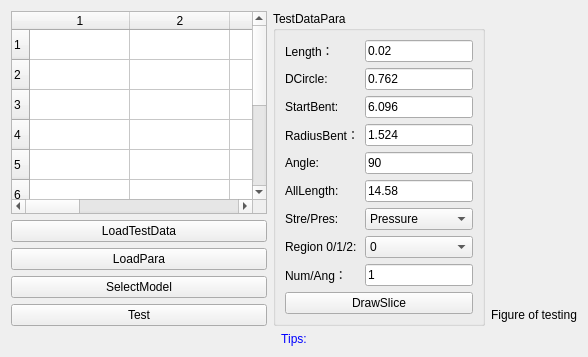
      <widget class="QWidget" name="tab">
       <attribute name="title">
        <string>Test</string>
       </attribute>
       <layout class="QGridLayout" name="gridLayout_10">
        <item row="3" column="0">
         <widget class="QPushButton" name="SelectM">
          <property name="text">
           <string>SelectModel</string>
          </property>
         </widget>
        </item>
        <item row="0" column="0">
         <widget class="QTableWidget" name="ParaTable">
          <property name="sizePolicy">
           <sizepolicy hsizetype="Minimum" vsizetype="Preferred">
            <horstretch>0</horstretch>
            <verstretch>0</verstretch>
           </sizepolicy>
          </property>
          <row>
           <property name="text">
            <string>1</string>
           </property>
          </row>
          <row>
           <property name="text">
            <string>2</string>
           </property>
          </row>
          <row>
           <property name="text">
            <string>3</string>
           </property>
          </row>
          <row>
           <property name="text">
            <string>4</string>
           </property>
          </row>
          <row>
           <property name="text">
            <string>5</string>
           </property>
          </row>
          <row>
           <property name="text">
            <string>6</string>
           </property>
          </row>
          <row>
           <property name="text">
            <string>7</string>
           </property>
          </row>
          <row>
           <property name="text">
            <string>8</string>
           </property>
          </row>
          <row>
           <property name="text">
            <string>9</string>
           </property>
          </row>
          <row>
           <property name="text">
            <string>10</string>
           </property>
          </row>
          <column>
           <property name="text">
            <string>1</string>
           </property>
          </column>
          <column>
           <property name="text">
            <string>2</string>
           </property>
          </column>
          <column>
           <property name="text">
            <string>3</string>
           </property>
          </column>
          <column>
           <property name="text">
            <string>4</string>
           </property>
          </column>
          <column>
           <property name="text">
            <string>5</string>
           </property>
          </column>
          <column>
           <property name="text">
            <string>6</string>
           </property>
          </column>
          <column>
           <property name="text">
            <string>7</string>
           </property>
          </column>
          <column>
           <property name="text">
            <string>8</string>
           </property>
          </column>
         </widget>
        </item>
        <item row="4" column="2">
         <widget class="QLabel" name="label_33">
          <property name="text">
           <string>Figure of testing</string>
          </property>
          <property name="alignment">
           <set>Qt::AlignCenter</set>
          </property>
         </widget>
        </item>
        <item row="4" column="0">
         <widget class="QPushButton" name="Test">
          <property name="text">
           <string>Test</string>
          </property>
         </widget>
        </item>
        <item row="6" column="0" colspan="3">
         <widget class="QLabel" name="Results4">
          <property name="sizePolicy">
           <sizepolicy hsizetype="Expanding" vsizetype="Fixed">
            <horstretch>0</horstretch>
            <verstretch>0</verstretch>
           </sizepolicy>
          </property>
          <property name="palette">
           <palette>
            <active>
             <colorrole role="WindowText">
              <brush brushstyle="SolidPattern">
               <color alpha="255">
                <red>0</red>
                <green>0</green>
                <blue>255</blue>
               </color>
              </brush>
             </colorrole>
            </active>
            <inactive>
             <colorrole role="WindowText">
              <brush brushstyle="SolidPattern">
               <color alpha="255">
                <red>0</red>
                <green>0</green>
                <blue>255</blue>
               </color>
              </brush>
             </colorrole>
            </inactive>
            <disabled>
             <colorrole role="WindowText">
              <brush brushstyle="SolidPattern">
               <color alpha="255">
                <red>120</red>
                <green>120</green>
                <blue>120</blue>
               </color>
              </brush>
             </colorrole>
            </disabled>
           </palette>
          </property>
          <property name="text">
           <string>Tips:</string>
          </property>
          <property name="alignment">
           <set>Qt::AlignCenter</set>
          </property>
         </widget>
        </item>
        <item row="1" column="0">
         <widget class="QPushButton" name="LoadTestData">
          <property name="text">
           <string>LoadTestData</string>
          </property>
         </widget>
        </item>
        <item row="2" column="0">
         <widget class="QPushButton" name="LoadParaBtn">
          <property name="text">
           <string>LoadPara</string>
          </property>
         </widget>
        </item>
        <item row="0" column="1" rowspan="5">
         <widget class="QGroupBox" name="groupBox_2">
          <property name="title">
           <string>TestDataPara</string>
          </property>
          <layout class="QGridLayout" name="gridLayout_15">
           <item row="0" column="0">
            <layout class="QGridLayout" name="gridLayout_14">
             <item row="7" column="0">
              <widget class="QLabel" name="label_42">
               <property name="sizePolicy">
                <sizepolicy hsizetype="Preferred" vsizetype="Expanding">
                 <horstretch>0</horstretch>
                 <verstretch>0</verstretch>
                </sizepolicy>
               </property>
               <property name="text">
                <string>Region 0/1/2:</string>
               </property>
              </widget>
             </item>
             <item row="7" column="1">
              <widget class="QComboBox" name="Region_t">
               <item>
                <property name="text">
                 <string>0</string>
                </property>
               </item>
               <item>
                <property name="text">
                 <string>1</string>
                </property>
               </item>
               <item>
                <property name="text">
                 <string>2</string>
                </property>
               </item>
              </widget>
             </item>
             <item row="8" column="1">
              <widget class="QLineEdit" name="Number_t">
               <property name="sizePolicy">
                <sizepolicy hsizetype="Preferred" vsizetype="Fixed">
                 <horstretch>0</horstretch>
                 <verstretch>0</verstretch>
                </sizepolicy>
               </property>
               <property name="text">
                <string>1</string>
               </property>
              </widget>
             </item>
             <item row="2" column="1">
              <widget class="QLineEdit" name="StartBent_t">
               <property name="sizePolicy">
                <sizepolicy hsizetype="Preferred" vsizetype="Fixed">
                 <horstretch>0</horstretch>
                 <verstretch>0</verstretch>
                </sizepolicy>
               </property>
               <property name="text">
                <string>6.096</string>
               </property>
              </widget>
             </item>
             <item row="5" column="1">
              <widget class="QLineEdit" name="AllLength_t">
               <property name="sizePolicy">
                <sizepolicy hsizetype="Preferred" vsizetype="Fixed">
                 <horstretch>0</horstretch>
                 <verstretch>0</verstretch>
                </sizepolicy>
               </property>
               <property name="text">
                <string>14.58</string>
               </property>
              </widget>
             </item>
             <item row="5" column="0">
              <widget class="QLabel" name="label_40">
               <property name="sizePolicy">
                <sizepolicy hsizetype="Preferred" vsizetype="Expanding">
                 <horstretch>0</horstretch>
                 <verstretch>0</verstretch>
                </sizepolicy>
               </property>
               <property name="text">
                <string>AllLength:</string>
               </property>
              </widget>
             </item>
             <item row="3" column="0">
              <widget class="QLabel" name="label_51">
               <property name="sizePolicy">
                <sizepolicy hsizetype="Preferred" vsizetype="Expanding">
                 <horstretch>0</horstretch>
                 <verstretch>0</verstretch>
                </sizepolicy>
               </property>
               <property name="text">
                <string>RadiusBent：</string>
               </property>
              </widget>
             </item>
             <item row="2" column="0">
              <widget class="QLabel" name="label_50">
               <property name="sizePolicy">
                <sizepolicy hsizetype="Preferred" vsizetype="Expanding">
                 <horstretch>0</horstretch>
                 <verstretch>0</verstretch>
                </sizepolicy>
               </property>
               <property name="text">
                <string>StartBent:</string>
               </property>
              </widget>
             </item>
             <item row="3" column="1">
              <widget class="QLineEdit" name="RadiusBent_t">
               <property name="sizePolicy">
                <sizepolicy hsizetype="Preferred" vsizetype="Fixed">
                 <horstretch>0</horstretch>
                 <verstretch>0</verstretch>
                </sizepolicy>
               </property>
               <property name="text">
                <string>1.524</string>
               </property>
              </widget>
             </item>
             <item row="4" column="1">
              <widget class="QLineEdit" name="Angle_t">
               <property name="sizePolicy">
                <sizepolicy hsizetype="Preferred" vsizetype="Fixed">
                 <horstretch>0</horstretch>
                 <verstretch>0</verstretch>
                </sizepolicy>
               </property>
               <property name="text">
                <string>90</string>
               </property>
              </widget>
             </item>
             <item row="1" column="0">
              <widget class="QLabel" name="label_49">
               <property name="sizePolicy">
                <sizepolicy hsizetype="Preferred" vsizetype="Expanding">
                 <horstretch>0</horstretch>
                 <verstretch>0</verstretch>
                </sizepolicy>
               </property>
               <property name="text">
                <string>DCircle:</string>
               </property>
              </widget>
             </item>
             <item row="0" column="1">
              <widget class="QLineEdit" name="Length_t">
               <property name="sizePolicy">
                <sizepolicy hsizetype="Preferred" vsizetype="Fixed">
                 <horstretch>0</horstretch>
                 <verstretch>0</verstretch>
                </sizepolicy>
               </property>
               <property name="text">
                <string>0.02</string>
               </property>
              </widget>
             </item>
             <item row="6" column="0">
              <widget class="QLabel" name="label_41">
               <property name="sizePolicy">
                <sizepolicy hsizetype="Preferred" vsizetype="Expanding">
                 <horstretch>0</horstretch>
                 <verstretch>0</verstretch>
                </sizepolicy>
               </property>
               <property name="text">
                <string>Stre/Pres:</string>
               </property>
              </widget>
             </item>
             <item row="0" column="0">
              <widget class="QLabel" name="label_39">
               <property name="sizePolicy">
                <sizepolicy hsizetype="Preferred" vsizetype="Expanding">
                 <horstretch>0</horstretch>
                 <verstretch>0</verstretch>
                </sizepolicy>
               </property>
               <property name="text">
                <string>Length：</string>
               </property>
              </widget>
             </item>
             <item row="6" column="1">
              <widget class="QComboBox" name="StrePres_t">
               <item>
                <property name="text">
                 <string>Pressure</string>
                </property>
               </item>
               <item>
                <property name="text">
                 <string>Stress</string>
                </property>
               </item>
              </widget>
             </item>
             <item row="4" column="0">
              <widget class="QLabel" name="label_52">
               <property name="sizePolicy">
                <sizepolicy hsizetype="Preferred" vsizetype="Expanding">
                 <horstretch>0</horstretch>
                 <verstretch>0</verstretch>
                </sizepolicy>
               </property>
               <property name="text">
                <string>Angle:</string>
               </property>
              </widget>
             </item>
             <item row="1" column="1">
              <widget class="QLineEdit" name="DCircle_t">
               <property name="sizePolicy">
                <sizepolicy hsizetype="Preferred" vsizetype="Fixed">
                 <horstretch>0</horstretch>
                 <verstretch>0</verstretch>
                </sizepolicy>
               </property>
               <property name="text">
                <string>0.762</string>
               </property>
              </widget>
             </item>
             <item row="8" column="0">
              <widget class="QLabel" name="label_43">
               <property name="sizePolicy">
                <sizepolicy hsizetype="Preferred" vsizetype="Expanding">
                 <horstretch>0</horstretch>
                 <verstretch>0</verstretch>
                </sizepolicy>
               </property>
               <property name="text">
                <string>Num/Ang：</string>
               </property>
              </widget>
             </item>
             <item row="9" column="0" colspan="2">
              <widget class="QPushButton" name="DrawSliceT">
               <property name="text">
                <string>DrawSlice</string>
               </property>
              </widget>
             </item>
            </layout>
           </item>
          </layout>
         </widget>
        </item>
        <item row="0" column="2" rowspan="4">
         <widget class="QmyFigureCanvas" name="TestFig" native="true"/>
        </item>
       </layout>
      </widget>
